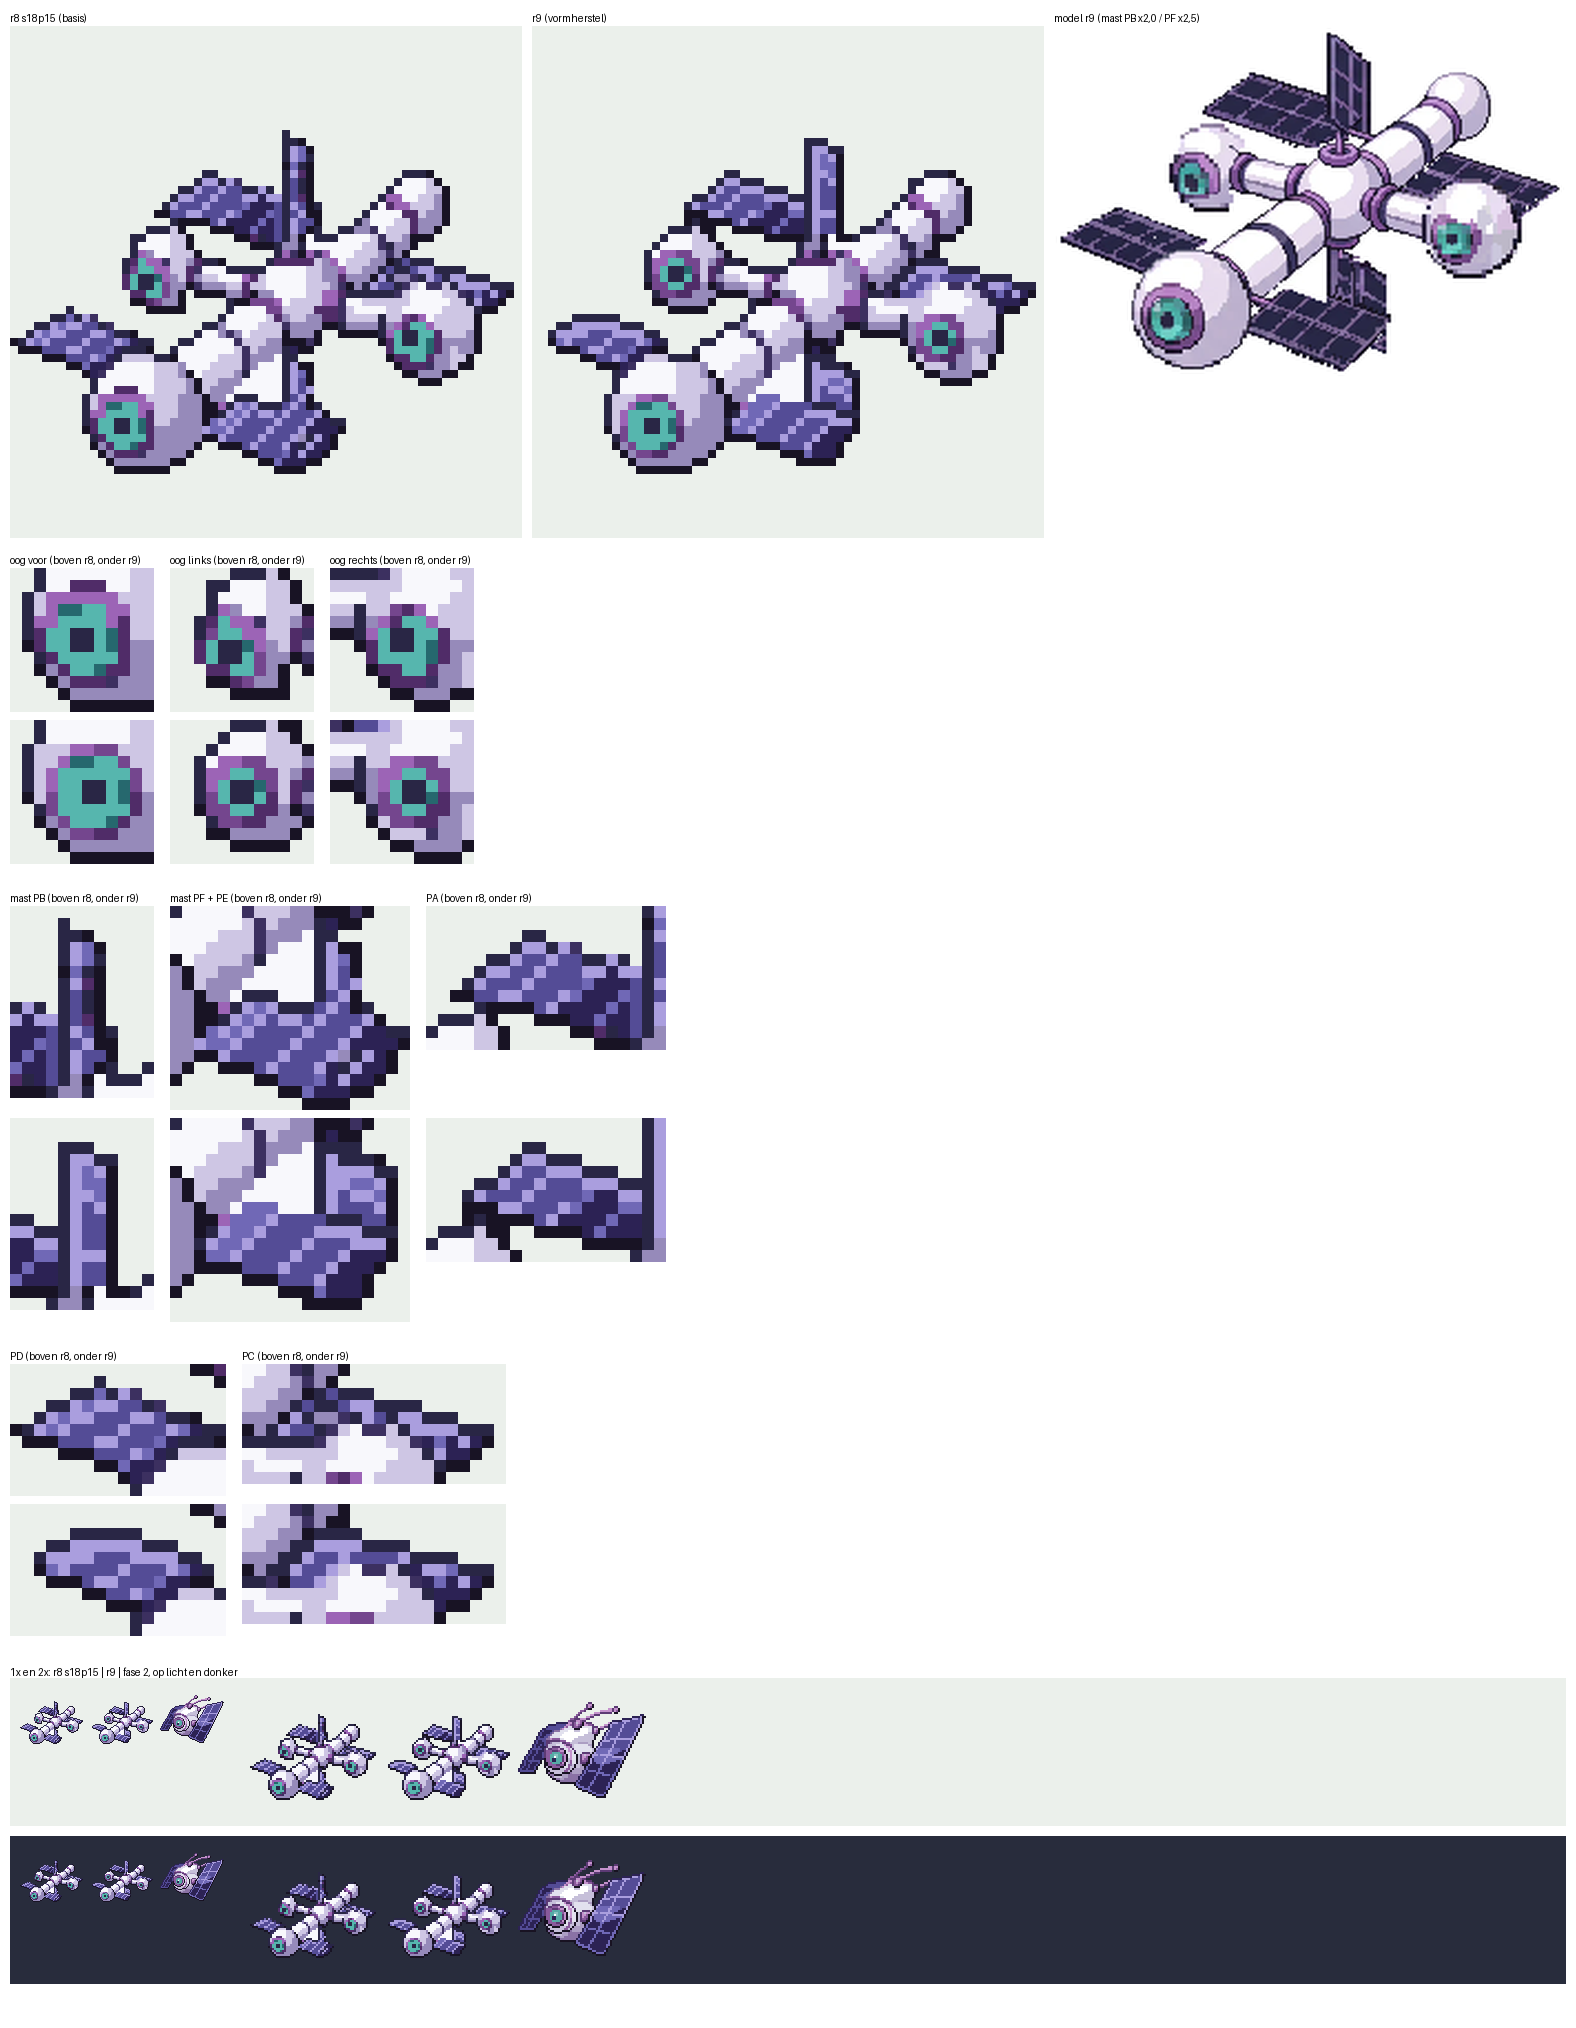

Python code for this plot:
# vel r9: r8-s18p15 | r9 | model (8x); close-ups ogen en panelen (r8 boven, r9 onder, 12x); 1x en 2x naast fase 2 op licht en donker
import os
from PIL import Image, ImageDraw
H=os.path.dirname(os.path.abspath(__file__)); R=os.path.normpath(os.path.join(H,'..','..'))
def rgba(p): return Image.open(p).convert('RGBA').crop((0,0,64,64))
r8=rgba(os.path.join(H,'..','r8','sprite_s18p15.png')); r9=rgba(os.path.join(H,'sprite.png'))
f2=rgba(os.path.join(R,'..','satelliet_fase2','af','satelliet.png'))
model=Image.open(os.path.join(H,'model_r9.png')).convert('RGB')
BG=(235,240,235,255); DK=(40,44,60,255)
def on(im,bg,z):
    c=Image.new('RGBA',im.size,bg); c.alpha_composite(im); return c.convert('RGB').resize((im.width*z,im.height*z),Image.NEAREST)
T=512; W=3*(T+10)+10
CL=[('oog voor',(8,44,20,56)),('oog links',(12,25,24,37)),('oog rechts',(44,33,56,45)),
    ('mast PB',(30,12,42,28)),('mast PF + PE',(22,39,42,56)),('PA',(16,16,36,28)),('PD',(0,34,18,45)),('PC',(42,27,64,37))]
Z2=12
cw=[(b[2]-b[0])*Z2 for _,b in CL]
rows=[CL[:3],CL[3:6],CL[6:]]
Hh=30+T+30+sum(2*max((b[3]-b[1])*Z2 for _,b in r)+50 for r in rows)+2*(64*2+30)+30
P=Image.new('RGB',(W,Hh),(255,255,255)); d=ImageDraw.Draw(P)
y=26
for i,(im,t) in enumerate(((on(r8,BG,8),'r8 s18p15 (basis)'),(on(r9,BG,8),'r9 (vormherstel)'),(model.resize((T,int(model.height*T/model.width)),Image.LANCZOS),'model r9 (mast PB x2,0 / PF x2,5)'))):
    x=10+i*(T+10); P.paste(im,(x,y)); d.text((x,y-14),t,fill=(0,0,0))
y+=T+30
for r in rows:
    hmax=max((b[3]-b[1])*Z2 for _,b in r); x=10
    for t,b in r:
        a=on(r8.crop(b),BG,Z2); c=on(r9.crop(b),BG,Z2)
        d.text((x,y-14),t+' (boven r8, onder r9)',fill=(0,0,0)); P.paste(a,(x,y)); P.paste(c,(x,y+hmax+8)); x+=a.width+16
    y+=2*hmax+50
d.text((10,y-12),'1x en 2x: r8 s18p15 | r9 | fase 2, op licht en donker',fill=(0,0,0))
for k,bg in enumerate((BG,DK)):
    yy=y+k*(64*2+30); P.paste(Image.new('RGB',(W-20,64*2+20),bg[:3]),(10,yy)); x=20
    for im in (r8,r9,f2):
        c=Image.new('RGBA',(64,64),bg); c.alpha_composite(im); P.paste(c.convert('RGB'),(x,yy+10)); x+=70
    x+=20
    for im in (r8,r9,f2):
        P.paste(on(im,bg,2),(x,yy+10)); x+=134
P.save(os.path.join(H,'vel.png'))
